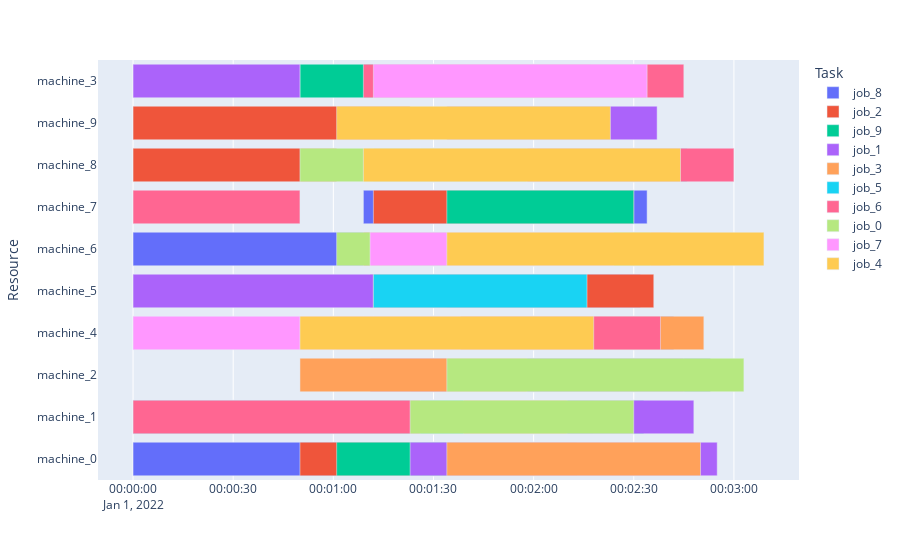

The cell this chart's notebook holds for it:
### Code cell
env.render()
print(env.production_list)

### Figure 1 — Plotly figure (JSON) as saved in the notebook; plotly's stock layout.template omitted (floating-point values rounded to 4 significant figures)
{"data": [{"alignmentgroup": "True", "base": ["2022-01-01T00:00:00", "2022-01-01T00:01:12", "2022-01-01T00:01:23", "2022-01-01T00:01:26", "2022-01-01T00:01:34", "2022-01-01T00:00:00", "2022-01-01T00:01:09"], "hovertemplate": "Task=job_8<br>Start=%{base}<br>Finish=%{x}<br>Resource=%{y}<extra></extra>", "legendgroup": "job_8", "marker": {"color": "#636efa", "pattern": {"shape": ""}}, "name": "job_8", "offsetgroup": "job_8", "orientation": "h", "showlegend": true, "textposition": "auto", "type": "bar", "x": [94000, 66000, 90000, 76000, 58000, 71000, 85000], "xaxis": "x", "y": ["machine_0", "machine_1", "machine_2", "machine_4", "machine_5", "machine_6", "machine_7"], "yaxis": "y"}, {"alignmentgroup": "True", "base": ["2022-01-01T00:00:50", "2022-01-01T00:01:11", "2022-01-01T00:01:09", "2022-01-01T00:01:12", "2022-01-01T00:00:00", "2022-01-01T00:00:00"], "hovertemplate": "Task=job_2<br>Start=%{base}<br>Finish=%{x}<br>Resource=%{y}<extra></extra>", "legendgroup": "job_2", "marker": {"color": "#EF553B", "pattern": {"shape": ""}}, "name": "job_2", "offsetgroup": "job_2", "orientation": "h", "showlegend": true, "textposition": "auto", "type": "bar", "x": [83000, 85000, 64000, 78000, 61000, 83000], "xaxis": "x", "y": ["machine_0", "machine_5", "machine_6", "machine_7", "machine_8", "machine_9"], "yaxis": "y"}, {"alignmentgroup": "True", "base": ["2022-01-01T00:01:01", "2022-01-01T00:01:11", "2022-01-01T00:00:50", "2022-01-01T00:01:34", "2022-01-01T00:01:28"], "hovertemplate": "Task=job_9<br>Start=%{base}<br>Finish=%{x}<br>Resource=%{y}<extra></extra>", "legendgroup": "job_9", "marker": {"color": "#00cc96", "pattern": {"shape": ""}}, "name": "job_9", "offsetgroup": "job_9", "orientation": "h", "showlegend": true, "textposition": "auto", "type": "bar", "x": [59000, 82000, 50000, 56000, 67000], "xaxis": "x", "y": ["machine_0", "machine_1", "machine_3", "machine_7", "machine_8"], "yaxis": "y"}, {"alignmentgroup": "True", "base": ["2022-01-01T00:01:23", "2022-01-01T00:01:26", "2022-01-01T00:01:11", "2022-01-01T00:00:00", "2022-01-01T00:01:09", "2022-01-01T00:00:00", "2022-01-01T00:01:12", "2022-01-01T00:01:34"], "hovertemplate": "Task=job_1<br>Start=%{base}<br>Finish=%{x}<br>Resource=%{y}<extra></extra>", "legendgroup": "job_1", "marker": {"color": "#ab63fa", "pattern": {"shape": ""}}, "name": "job_1", "offsetgroup": "job_1", "orientation": "h", "showlegend": true, "textposition": "auto", "type": "bar", "x": [92000, 82000, 94000, 50000, 75000, 72000, 66000, 63000], "xaxis": "x", "y": ["machine_0", "machine_1", "machine_2", "machine_3", "machine_4", "machine_5", "machine_8", "machine_9"], "yaxis": "y"}, {"alignmentgroup": "True", "base": ["2022-01-01T00:01:34", "2022-01-01T00:01:09", "2022-01-01T00:00:50", "2022-01-01T00:01:23", "2022-01-01T00:01:12", "2022-01-01T00:01:26"], "hovertemplate": "Task=job_3<br>Start=%{base}<br>Finish=%{x}<br>Resource=%{y}<extra></extra>", "legendgroup": "job_3", "marker": {"color": "#FFA15A", "pattern": {"shape": ""}}, "name": "job_3", "offsetgroup": "job_3", "orientation": "h", "showlegend": true, "textposition": "auto", "type": "bar", "x": [76000, 61000, 68000, 54000, 99000, 75000], "xaxis": "x", "y": ["machine_0", "machine_1", "machine_2", "machine_3", "machine_4", "machine_6"], "yaxis": "y"}, {"alignmentgroup": "True", "base": ["2022-01-01T00:00:00", "2022-01-01T00:01:12", "2022-01-01T00:01:23", "2022-01-01T00:01:26"], "hovertemplate": "Task=job_5<br>Start=%{base}<br>Finish=%{x}<br>Resource=%{y}<extra></extra>", "legendgroup": "job_5", "marker": {"color": "#19d3f3", "pattern": {"shape": ""}}, "name": "job_5", "offsetgroup": "job_5", "orientation": "h", "showlegend": true, "textposition": "auto", "type": "bar", "x": [99000, 64000, 66000, 80000], "xaxis": "x", "y": ["machine_1", "machine_5", "machine_6", "machine_8"], "yaxis": "y"}, {"alignmentgroup": "True", "base": ["2022-01-01T00:00:00", "2022-01-01T00:01:09", "2022-01-01T00:01:01", "2022-01-01T00:00:00", "2022-01-01T00:01:23"], "hovertemplate": "Task=job_6<br>Start=%{base}<br>Finish=%{x}<br>Resource=%{y}<extra></extra>", "legendgroup": "job_6", "marker": {"color": "#FF6692", "pattern": {"shape": ""}}, "name": "job_6", "offsetgroup": "job_6", "orientation": "h", "showlegend": true, "textposition": "auto", "type": "bar", "x": [86000, 96000, 97000, 50000, 97000], "xaxis": "x", "y": ["machine_1", "machine_3", "machine_4", "machine_7", "machine_8"], "yaxis": "y"}, {"alignmentgroup": "True", "base": ["2022-01-01T00:01:23", "2022-01-01T00:01:34", "2022-01-01T00:01:01", "2022-01-01T00:00:50"], "hovertemplate": "Task=job_0<br>Start=%{base}<br>Finish=%{x}<br>Resource=%{y}<extra></extra>", "legendgroup": "job_0", "marker": {"color": "#B6E880", "pattern": {"shape": ""}}, "name": "job_0", "offsetgroup": "job_0", "orientation": "h", "showlegend": true, "textposition": "auto", "type": "bar", "x": [67000, 89000, 94000, 68000], "xaxis": "x", "y": ["machine_1", "machine_2", "machine_6", "machine_8"], "yaxis": "y"}, {"alignmentgroup": "True", "base": ["2022-01-01T00:01:12", "2022-01-01T00:00:00", "2022-01-01T00:01:11"], "hovertemplate": "Task=job_7<br>Start=%{base}<br>Finish=%{x}<br>Resource=%{y}<extra></extra>", "legendgroup": "job_7", "marker": {"color": "#FF97FF", "pattern": {"shape": ""}}, "name": "job_7", "offsetgroup": "job_7", "orientation": "h", "showlegend": true, "textposition": "auto", "type": "bar", "x": [82000, 98000, 73000], "xaxis": "x", "y": ["machine_3", "machine_4", "machine_6"], "yaxis": "y"}, {"alignmentgroup": "True", "base": ["2022-01-01T00:00:50", "2022-01-01T00:01:34", "2022-01-01T00:01:09", "2022-01-01T00:01:01"], "hovertemplate": "Task=job_4<br>Start=%{base}<br>Finish=%{x}<br>Resource=%{y}<extra></extra>", "legendgroup": "job_4", "marker": {"color": "#FECB52", "pattern": {"shape": ""}}, "name": "job_4", "offsetgroup": "job_4", "orientation": "h", "showlegend": true, "textposition": "auto", "type": "bar", "x": [88000, 95000, 95000, 82000], "xaxis": "x", "y": ["machine_4", "machine_6", "machine_8", "machine_9"], "yaxis": "y"}], "layout": {"barmode": "overlay", "legend": {"title": {"text": "Task"}, "tracegroupgap": 0}, "margin": {"t": 60}, "xaxis": {"anchor": "y", "domain": [0, 1], "type": "date"}, "yaxis": {"anchor": "x", "domain": [0, 1], "title": {"text": "Resource"}}}}
